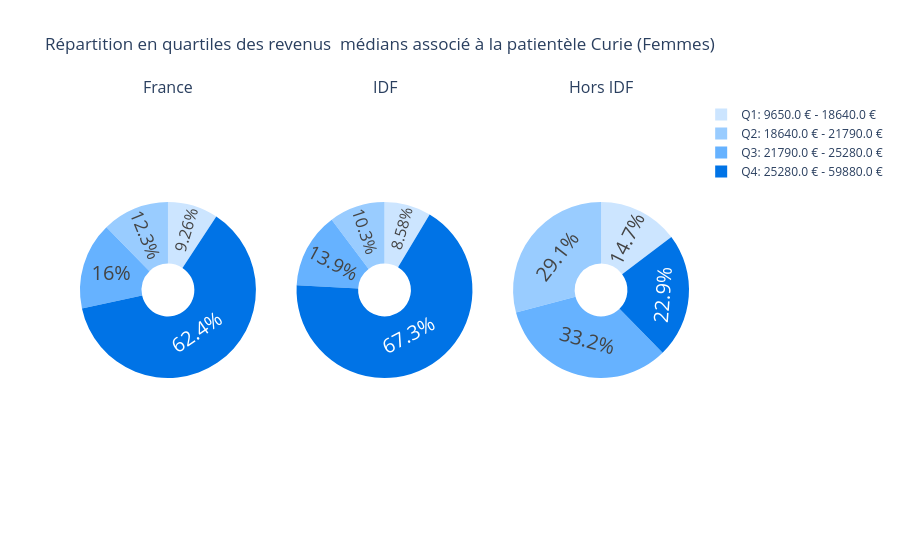

The cell this chart's notebook holds for it:
### Code cell
#revenus pour les Femmes

labels = [f"Q{i+1}: {np.round(bords_revenus[i],2)} € - {np.round(bords_revenus[i+1],2)} €" for i in range(0, 4, 1)]
colors = colors = ['#cce5ff', '#99ccff', '#66b2ff', '#0073e6']

patients_femmes = df_patients_revenus[df_patients_revenus['patient_sexe']=="F"]
patients_femmes_idf = df_patients_idf[df_patients_idf['patient_sexe']=='F']
patients_femmes_hors_idf = df_patients_hors_idf[df_patients_hors_idf['patient_sexe']=='F']

quartile_count_fr = patients_femmes['quartile'].value_counts().sort_index()
quartile_count_idf = patients_femmes_idf['quartile'].value_counts().sort_index()
quartile_count_hors_idf = patients_femmes_hors_idf['quartile'].value_counts().sort_index()

# Create subplots
fig = make_subplots(rows=1, cols=3, subplot_titles=("France", "IDF", "Hors IDF"), specs=[[{'type': 'domain'}, {'type': 'domain'}, {'type': 'domain'}]])

# Add pie charts
fig.add_trace(go.Pie(labels=labels, values=quartile_count_fr.values, sort=False, hole=.3, name="France"), row=1, col=1)
fig.add_trace(go.Pie(labels=labels, values=quartile_count_idf.values, sort=False, hole=.3, name="IDF"), row=1, col=2)
fig.add_trace(go.Pie(labels=labels, values=quartile_count_hors_idf.values, sort=False, hole=.3, name="Hors IDF"), row=1, col=3)

# Update layout
fig.update_layout(title_text="Répartition en quartiles des revenus  médians associé à la patientèle Curie (Femmes)",
                  showlegend=True)

fig.update_traces(textposition='inside', textinfo='percent',textfont=dict(size=20), marker=dict(colors=colors))
config = {
        'toImageButtonOptions': {
            'format': 'png',  # one of png, svg, jpeg, webp
            'filename': 'revenus_patientes_femmes',
            'height': 1080,
            'width': 1920,
            'scale': 6  # Multiply title/legend/axis/canvas sizes by this factor
        }
    }

# Show the figure
fig.show(config=config)

### Figure 1 — Plotly figure (JSON) as saved in the notebook; plotly's stock layout.template omitted (floating-point values rounded to 4 significant figures)
{"data": [{"domain": {"x": [0, 0.2889], "y": [0, 1]}, "hole": 0.3, "labels": ["Q1: 9650.0 € - 18640.0 €", "Q2: 18640.0 € - 21790.0 €", "Q3: 21790.0 € - 25280.0 €", "Q4: 25280.0 € - 59880.0 €"], "marker": {"colors": ["#cce5ff", "#99ccff", "#66b2ff", "#0073e6"]}, "name": "France", "sort": false, "textfont": {"size": 20}, "textinfo": "percent", "textposition": "inside", "type": "pie", "values": [3309, 4408, 5727, 22293]}, {"domain": {"x": [0.3556, 0.6444], "y": [0, 1]}, "hole": 0.3, "labels": ["Q1: 9650.0 € - 18640.0 €", "Q2: 18640.0 € - 21790.0 €", "Q3: 21790.0 € - 25280.0 €", "Q4: 25280.0 € - 59880.0 €"], "marker": {"colors": ["#cce5ff", "#99ccff", "#66b2ff", "#0073e6"]}, "name": "IDF", "sort": false, "textfont": {"size": 20}, "textinfo": "percent", "textposition": "inside", "type": "pie", "values": [2728, 3260, 4417, 21389]}, {"domain": {"x": [0.7111, 1], "y": [0, 1]}, "hole": 0.3, "labels": ["Q1: 9650.0 € - 18640.0 €", "Q2: 18640.0 € - 21790.0 €", "Q3: 21790.0 € - 25280.0 €", "Q4: 25280.0 € - 59880.0 €"], "marker": {"colors": ["#cce5ff", "#99ccff", "#66b2ff", "#0073e6"]}, "name": "Hors IDF", "sort": false, "textfont": {"size": 20}, "textinfo": "percent", "textposition": "inside", "type": "pie", "values": [581, 1148, 1310, 904]}], "layout": {"annotations": [{"font": {"size": 16}, "showarrow": false, "text": "France", "x": 0.1444, "xanchor": "center", "xref": "paper", "y": 1, "yanchor": "bottom", "yref": "paper"}, {"font": {"size": 16}, "showarrow": false, "text": "IDF", "x": 0.5, "xanchor": "center", "xref": "paper", "y": 1, "yanchor": "bottom", "yref": "paper"}, {"font": {"size": 16}, "showarrow": false, "text": "Hors IDF", "x": 0.8556, "xanchor": "center", "xref": "paper", "y": 1, "yanchor": "bottom", "yref": "paper"}], "showlegend": true, "title": {"text": "Répartition en quartiles des revenus  médians associé à la patientèle Curie (Femmes)"}}}
